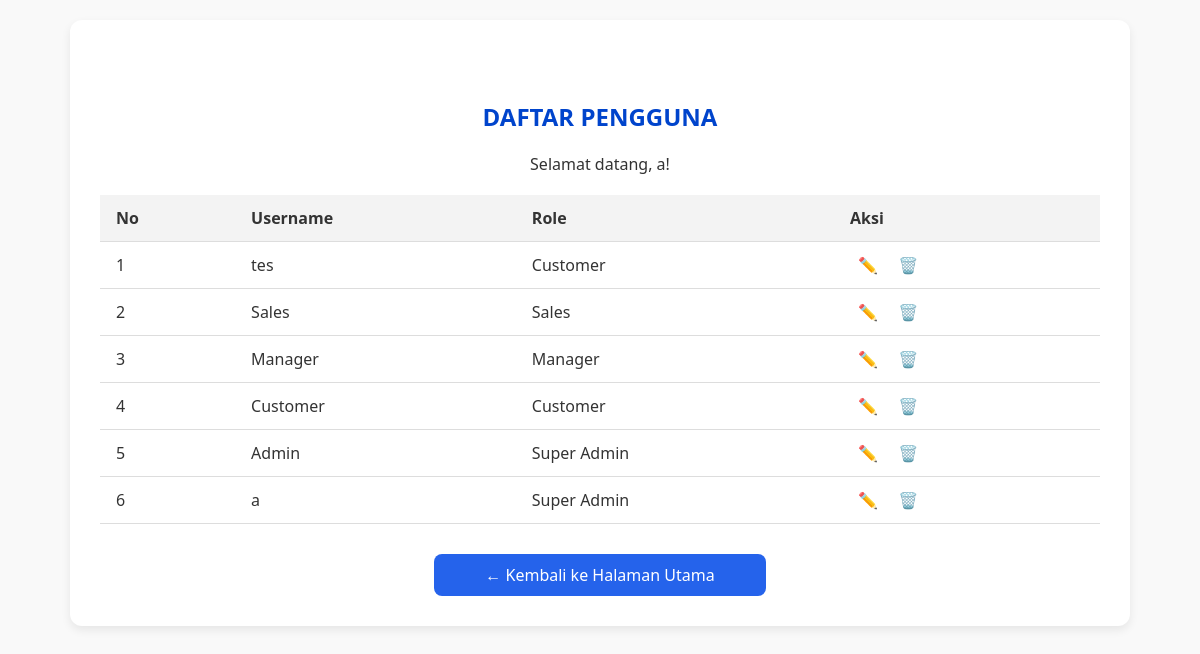
The app's page /SuperAdmin/DataAdmin.php (signed in), older data.
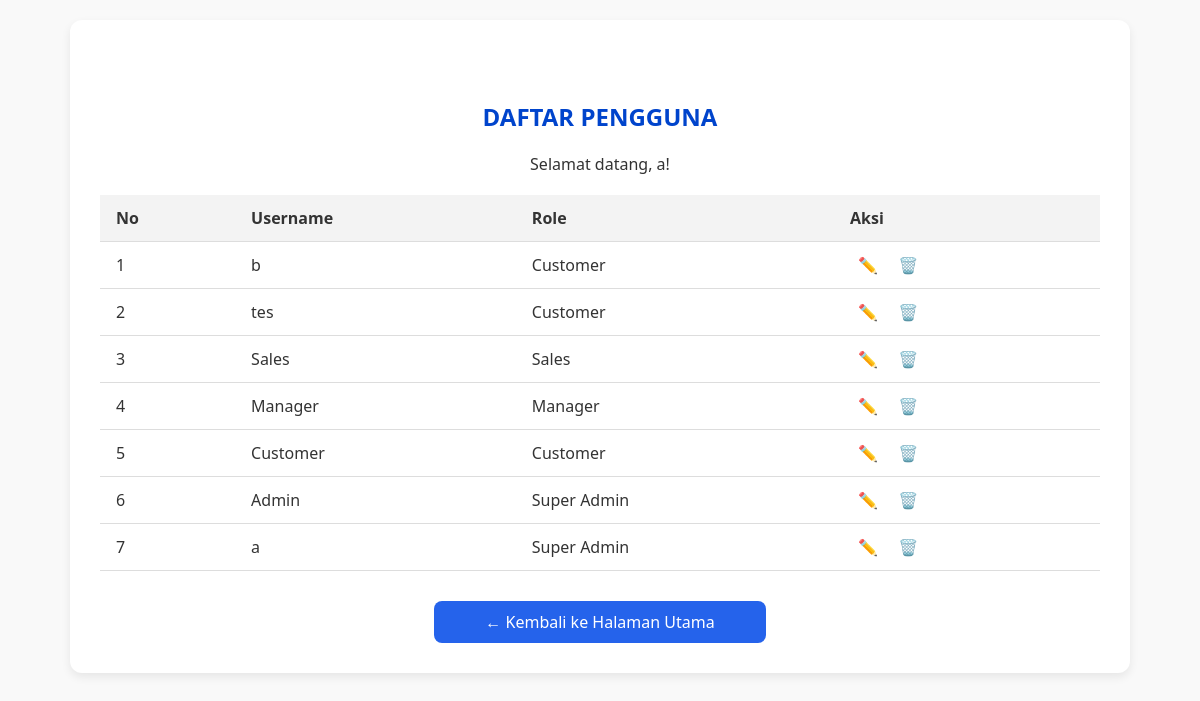
The same page, newer data.
### tables this page shows
CREATE TABLE `users` (
  `id` int(11) NOT NULL,
  `email` varchar(255) NOT NULL,
  `username` varchar(255) NOT NULL,
  `password` varchar(255) NOT NULL,
  `role` varchar(255) NOT NULL,
  `foto` varchar(255) NOT NULL
);

### SuperAdmin/DataAdmin.php (the view, shortened to what this page needs)
<?php
include('../DB.php');
$limit = 10;
$page = isset($_GET['page']) ? max(1, intval($_GET['page'])) : 1;
$offset = ($page - 1) * $limit;
$query = "SELECT * FROM users ORDER BY id DESC LIMIT $limit OFFSET $offset";
$result = mysqli_query($conn, $query);
?>
<!DOCTYPE html>
<html lang="en">
<head>
    <link rel="stylesheet" href="../Style/style.css">
</head>
<body>
<div class="container">
    <div class="header">
        <h2>DAFTAR PENGGUNA</h2>
        <p>Selamat datang, <?= htmlspecialchars($_SESSION['username']); ?>!</p>
    </div>
    <table class="styled-table">
        <thead>
            <tr>
                <th style="text-align:left">No</th>
                <th style="text-align:left">Username</th>
                <th style="text-align:left">Role</th>
                <th style="text-align:left">Aksi</th>
            </tr>
        </thead>
        <tbody>
            <?php $no = $offset + 1; while ($user = mysqli_fetch_assoc($result)): ?>
                <tr>
                    <td><?= $no++; ?></td>
                    <td><?= htmlspecialchars($user['username']); ?></td>
                    <td><?= htmlspecialchars($user['role']); ?></td>
                    <td>
                        <a href="EditRole.php?id=<?= urlencode($user['id']); ?>" class="btn edit">✏️</a>
                        <?php if ($_SESSION['role'] === 'Super Admin'): ?>
                            <a href="#" class="btn delete delete-user" data-id="<?= $user['id']; ?>">🗑️</a>
                        <?php endif; ?>
                    </td>
                </tr>
            <?php endwhile; ?>
        </tbody>
    </table>
    <a href="../Index.php" class="back-btn">← Kembali ke Halaman Utama</a>
</div>
</body>
</html>

Row changes from the older to the newer data that the page shows:
added users: username "b", role "Customer"
